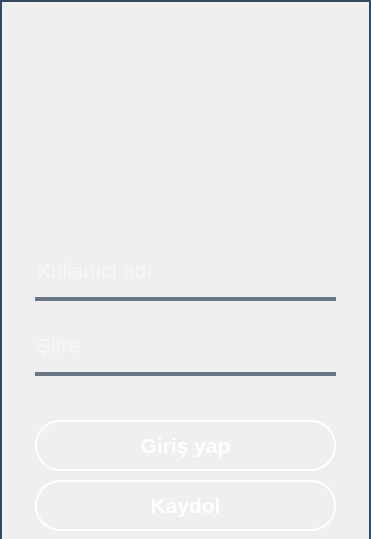
<?xml version="1.0" encoding="UTF-8"?>
<ui version="4.0">
 <class>Form</class>
 <widget class="QWidget" name="Form">
  <property name="geometry">
   <rect>
    <x>0</x>
    <y>0</y>
    <width>371</width>
    <height>539</height>
   </rect>
  </property>
  <property name="windowTitle">
   <string>Form</string>
  </property>
  <widget class="QWidget" name="widget" native="true">
   <property name="geometry">
    <rect>
     <x>0</x>
     <y>0</y>
     <width>371</width>
     <height>541</height>
    </rect>
   </property>
   <widget class="QLabel" name="background">
    <property name="geometry">
     <rect>
      <x>0</x>
      <y>0</y>
      <width>371</width>
      <height>541</height>
     </rect>
    </property>
    <property name="styleSheet">
     <string notr="true">QLabel#background {
    background: qlineargradient(spread:pad, x1:0, y1:0, x2:1, y2:0, 
                                stop:0 #2c3e50, 
                                stop:0.5 #34495e, 
                                stop:1 #2c3e50); /* Gradient arka plan */
    border: 2px solid #34495e;     /* Kenarlık rengi */
    border-radius: 0px;          /* Kenarların köşelerini yuvarlama */
    padding: 5px;                 /* Kenarlık ile metin arasındaki boşluk */
    color: white;                 /* Metin rengi */
    font: bold 14px;              /* Kalın ve 14 piksel boyutunda yazı tipi */
    text-align: center;           /* Metni ortalama */
}
</string>
    </property>
    <property name="text">
     <string/>
    </property>
   </widget>
   <widget class="QLineEdit" name="usernameEdit">
    <property name="geometry">
     <rect>
      <x>35</x>
      <y>250</y>
      <width>301</width>
      <height>51</height>
     </rect>
    </property>
    <property name="font">
     <font>
      <pointsize>16</pointsize>
     </font>
    </property>
    <property name="styleSheet">
     <string notr="true">background-color:rgba(0,0,0,0);
border:none;
border-bottom:4px solid rgba(105,118,132,255);
color:white;
padding-bottom:7px;</string>
    </property>
    <property name="placeholderText">
     <string>Kullanıcı adı</string>
    </property>
   </widget>
   <widget class="QLineEdit" name="passwordEdit">
    <property name="geometry">
     <rect>
      <x>35</x>
      <y>325</y>
      <width>301</width>
      <height>51</height>
     </rect>
    </property>
    <property name="font">
     <font>
      <pointsize>16</pointsize>
     </font>
    </property>
    <property name="styleSheet">
     <string notr="true">background-color:rgba(0,0,0,0);
border:none;
border-bottom:4px solid rgba(105,118,132,255);
color:white;
padding-bottom:7px;</string>
    </property>
    <property name="echoMode">
     <enum>QLineEdit::Password</enum>
    </property>
    <property name="placeholderText">
     <string>Şifre</string>
    </property>
   </widget>
   <widget class="QPushButton" name="girisYapButon">
    <property name="geometry">
     <rect>
      <x>35</x>
      <y>420</y>
      <width>301</width>
      <height>51</height>
     </rect>
    </property>
    <property name="font">
     <font>
      <pointsize>16</pointsize>
      <weight>75</weight>
      <bold>true</bold>
     </font>
    </property>
    <property name="autoFillBackground">
     <bool>false</bool>
    </property>
    <property name="styleSheet">
     <string notr="true">QPushButton#girisYapButon {
    border: 2px solid white;
    border-radius: 25px;
    color: white; 
}

QPushButton#girisYapButon:hover {
    background-color: qlineargradient(
        spread:pad, x1:0, y1:0, x2:1, y2:1,
        stop:0 rgba(222, 243, 202, 255),
        stop:1 rgba(76, 175, 80, 255)
    ); /* Gradient arka plan rengi */
    border: 2px solid black;
    color: white;
}

QPushButton#girisYapButon:pressed {
    background-color: qlineargradient(
        spread:pad, x1:0, y1:0, x2:1, y2:1,
        stop:0 rgba(252, 243, 202, 255),
        stop:1 rgba(104, 175, 13, 255)
    ); /* Gradient arka plan rengi */
    border: 2px solid black;
    color: white;
}
</string>
    </property>
    <property name="text">
     <string>Giriş yap</string>
    </property>
    <property name="iconSize">
     <size>
      <width>20</width>
      <height>20</height>
     </size>
    </property>
    <property name="flat">
     <bool>true</bool>
    </property>
   </widget>
   <widget class="QPushButton" name="kaydolButon">
    <property name="geometry">
     <rect>
      <x>35</x>
      <y>480</y>
      <width>301</width>
      <height>51</height>
     </rect>
    </property>
    <property name="font">
     <font>
      <pointsize>16</pointsize>
      <weight>75</weight>
      <bold>true</bold>
     </font>
    </property>
    <property name="autoFillBackground">
     <bool>false</bool>
    </property>
    <property name="styleSheet">
     <string notr="true">QPushButton#kaydolButon{
	border: 2px solid white;
	border-radius:25px;
	color: white;
}

QPushButton#kaydolButon:hover{
	background-color: qlineargradient(
        spread:pad, x1:0, y1:0, x2:1, y2:1,
        stop:0 rgba(252, 243, 202, 255),
		stop:1 rgba(50, 190, 255, 255)
    ); /* Gradient arka plan rengi */
    border: 2px solid black; /* Hover border rengi */
	color: white;
}

QPushButton#kaydolButon:pressed{
	background-color: qlineargradient(
        spread:pad, x1:0, y1:0, x2:1, y2:1,
        stop:0 rgba(220, 220, 220, 255),
        stop:1 rgba(50, 120, 255, 255)
    ); /* Gradient arka plan rengi */
    border: 2px solid black;
	color: white;
}
</string>
    </property>
    <property name="text">
     <string>Kaydol</string>
    </property>
    <property name="iconSize">
     <size>
      <width>20</width>
      <height>20</height>
     </size>
    </property>
    <property name="flat">
     <bool>true</bool>
    </property>
   </widget>
  </widget>
 </widget>
 <resources>
  <include location="../assets/images/res.qrc"/>
 </resources>
 <connections/>
</ui>
